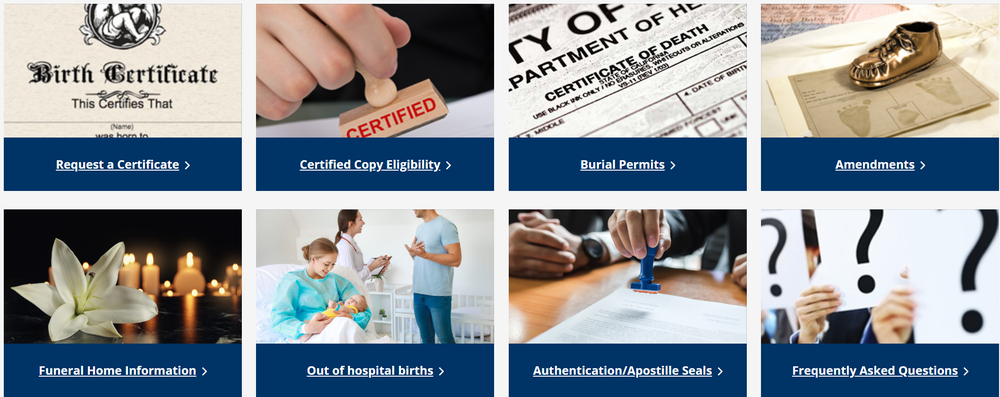
#> input picture public2.png, 1000 x 397 px, shrunk from 2117 x 840 before the run
$ python photo.py
#> lines starting #> are read from the running program, lines starting #| are printed output that depends on the picture
from PIL import Image

# Open your uploaded image
img = Image.open("public2.png")
#> img is the input picture: PIL image 1000x397 RGBA; mean R, G, B, A 137.8, 144.9, 152.1, 255

# Get image dimensions
width, height = img.size
#> width = 1000; height = 397

# Define number of rows and columns
rows, cols = 2, 4
tile_width = width // cols
#> tile_width = 250
tile_height = height // rows
#> tile_height = 198

# Define file labels
labels = [
    "Primary_Care",
    "Pediatrics",
    "Immunizations",
    "Dental",
    "Sexual_Health",
    "Teen_Health",
    "Patient_Information",
    "Health_Centers_Health_Library"
]

# Crop and save each image
for i, label in enumerate(labels):
    col = i % cols
    row = i // cols
    left = col * tile_width
    upper = row * tile_height
    right = left + tile_width
    lower = upper + tile_height

    cropped = img.crop((left, upper, right, lower))
    cropped.save(f"{label}.png")
#> this loop made 8 passes
#> pass 1, `cropped = img.crop((left, upper, right, lower))`:
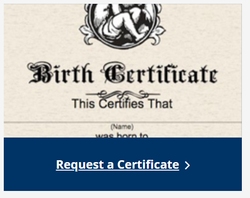
#> cropped: PIL image 250x198 RGBA; mean R, G, B, A 166.3, 174.2, 179.6, 255
#> pass 2, `cropped = img.crop((left, upper, right, lower))`:
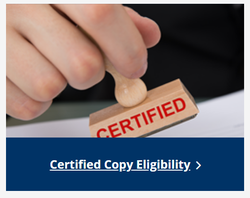
#> cropped: PIL image 250x198 RGBA; mean R, G, B, A 115, 110.2, 116.4, 255
#> pass 3, `cropped = img.crop((left, upper, right, lower))`:
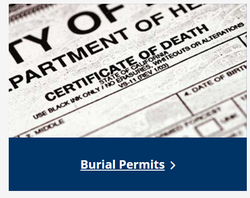
#> cropped: PIL image 250x198 RGBA; mean R, G, B, A 158.6, 169.5, 180, 255
#> after the loop:
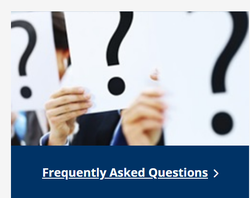
#> cropped: PIL image 250x198 RGBA; mean R, G, B, A 153.8, 165.6, 179.8, 255

print("All images have been saved as separate PNG files.")
